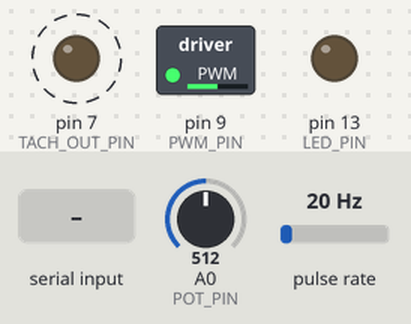
This sketch was run on a simulated Arduino Uno, built with avr-gcc and run on an emulated ATmega328P. Shown: switched loads named in the sketch (green lamp = pin HIGH), output pins drawn as LEDs (lit = HIGH). Wiring (inferred from the names in the program): pulse sensor: data pin 2. Dashed ring = blinking. Inputs (shaded band) come from the test bench; at power-on: pulse rate 20 Hz, A0 (POT_PIN) = 512. What the sketch prints to the serial monitor is not drawn.

Above: at 1.2 s.
1.3 s: pulse rate (sensor on pin 2) set to 196 Hz
At 1.91 s:
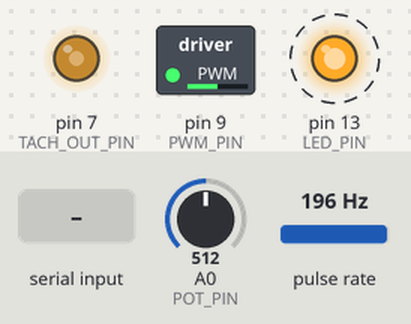
4.3 s: A0 (POT_PIN) set to 245
At 6.4 s:
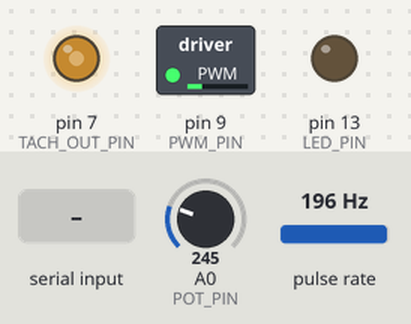
7.3 s: "PWM:\n" received over Serial
At 8.5 s:
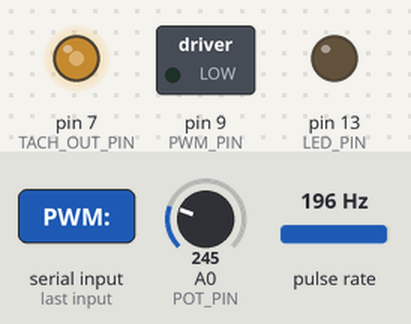
8.8 s: pulse rate (sensor on pin 2) set to 4 Hz
11.8 s: A0 (POT_PIN) set to 1023
At 12.64 s:
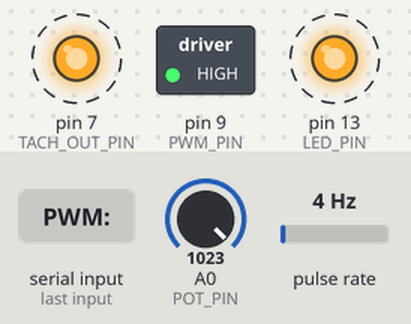
14.8 s: pulse rate (sensor on pin 2) set to 50 Hz
Timing chart, 0 to 18.8 s (numbered marks = the images above; inputs shaded):
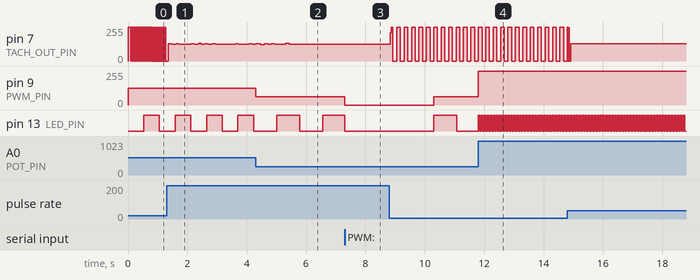

Measured:
- after the input at 4.3 s, pin 9 (PWM_PIN): 127/255 → 61/255 at once
- after the input at 7.3 s, pin 9 (PWM_PIN): 61/255 → 0/255 at once; pin 13 (LED_PIN): goes on until 7.3 s, then stays LOW
- after the input at 11.8 s, pin 9 (PWM_PIN): 61/255 → 255/255 at once; pin 13 (LED_PIN): alternates HIGH for 0.05 s and LOW for 0.05 s, starting at once

The sketch:

main.ino
```cpp
// ===== Pin definitions =====
const int PWM_PIN = 9;         // PWM output for motor speed control
const int LED_PIN = 13;        // Built-in LED for status
const int POT_PIN = A0;        // Potentiometer analog input (sensitivity in PC mode, PWM in manual)
const int TACH_IN_PIN = 2;     // Tachometer input from fan (must support interrupts)
const int TACH_OUT_PIN = 7;    // Tachometer output to laptop (add 1kOhm series resistor)

// ===== Mode and state variables =====
bool pcConnected = false;              // true = receiving valid PWM commands from PC
unsigned long lastPcCommand = 0;       // timestamp of last valid PC command
const unsigned long PC_TIMEOUT_MS = 3000; // fallback to manual after 3s without PC command

int currentPWMValue = 0;       // tracks the actual PWM output (0-255)
int potSensitivity = 128;      // last read pot value mapped to 0-255 (used in PC mode)

// ===== Blinking control =====
unsigned long previousMillis = 0;
bool ledState = LOW;
unsigned long blinkInterval = 0;

// ===== Look-up tables for original blink style =====
const unsigned long blinkIntervals[5] = {0, 1000, 500, 250, 100};

// ===== Potentiometer smoothing =====
const int POT_DEADBAND = 2;

// ===== RPM Measurement Variables =====
volatile unsigned long pulseCount = 0;
unsigned long lastRPMUpdate = 0;
const unsigned long RPM_UPDATE_INTERVAL = 500;
int currentRPM = 0;
const int PULSES_PER_REVOLUTION = 2;

// ===== Serial send interval =====
unsigned long lastSerialSend = 0;
const unsigned long SERIAL_SEND_INTERVAL = 300; // send pot/rpm to PC every 300ms

// ===== Serial line parser =====
char inputBuf[16];
int inputIdx = 0;

// ===== Function prototypes =====
void applyContinuousPWM(int pwmValue);
void readPotAndApply();
void updateRPM();
void sendSerialData();
void parseSerialLine();

// ===== Interrupt Service Routine (ISR) =====
void countPulse() {
  pulseCount++;
}

void setup() {
  Serial.begin(9600);

  pinMode(PWM_PIN, OUTPUT);
  pinMode(LED_PIN, OUTPUT);
  pinMode(TACH_IN_PIN, INPUT_PULLUP);
  pinMode(TACH_OUT_PIN, OUTPUT);
  digitalWrite(TACH_OUT_PIN, HIGH);

  attachInterrupt(digitalPinToInterrupt(TACH_IN_PIN), countPulse, FALLING);

  // Start with pot-manual mode (safe: fan will run based on pot position)
  pcConnected = false;
  readPotAndApplyManual();

  Serial.println("=== JetFan v2 — Dual Mode (PC / Manual) ===");
  Serial.println("Mode: MANUAL (waiting for PC)");
  Serial.println("Protocol: PC sends PWM:xxx\\n, Arduino sends SENS:xxx\\n and RPM:xxx\\n");
}

void loop() {
  // ----- 1. Read serial commands from PC -----
  while (Serial.available() > 0) {
    char c = Serial.read();

    if (c == '\n') {
      inputBuf[inputIdx] = '\0';
      parseSerialLine();
      inputIdx = 0;
    } else if (inputIdx < (int)(sizeof(inputBuf) - 1)) {
      inputBuf[inputIdx++] = c;
    } else {
      // buffer full, discard partial line
      inputIdx = 0;
    }
  }

  // ----- 2. Check PC timeout -----
  if (pcConnected) {
    if (millis() - lastPcCommand >= PC_TIMEOUT_MS) {
      pcConnected = false;
      readPotAndApplyManual();
      Serial.println("MODE:MANUAL (PC timeout)");
    }
  }

  // ----- 3. Read pot and apply based on mode -----
  if (pcConnected) {
    // PC mode: read pot as sensitivity (0-255), send to PC
    int raw = analogRead(POT_PIN);
    int newSens = map(raw, 0, 1023, 0, 255);
    if (abs(newSens - potSensitivity) > POT_DEADBAND) {
      potSensitivity = newSens;
    }
  } else {
    // Manual mode: pot directly controls PWM
    readPotAndApplyManual();
  }

  // ----- 4. Blink LED according to current PWM -----
  if (currentPWMValue == 0) {
    digitalWrite(LED_PIN, LOW);
    ledState = LOW;
  } else {
    unsigned long currentMillis = millis();
    if (currentMillis - previousMillis >= blinkInterval) {
      previousMillis = currentMillis;
      ledState = !ledState;
      digitalWrite(LED_PIN, ledState);
    }
  }

  // ----- 5. Replicate tach signal to laptop -----
  bool tachState = digitalRead(TACH_IN_PIN);
  digitalWrite(TACH_OUT_PIN, tachState);

  // ----- 6. Update RPM and send serial data -----
  updateRPM();
  if (pcConnected) {
    sendSerialData();
  }
}

// ===== Parse a complete line from PC =====
void parseSerialLine() {
  // Expected format: "PWM:xxx" where xxx is 0-255
  if (strncmp(inputBuf, "PWM:", 4) == 0) {
    int val = atoi(inputBuf + 4);
    if (val >= 0 && val <= 255) {
      if (!pcConnected) {
        pcConnected = true;
        Serial.println("MODE:AUTO (PC connected)");
        // Read initial pot value as sensitivity
        potSensitivity = map(analogRead(POT_PIN), 0, 1023, 0, 255);
      }
      lastPcCommand = millis();
      applyContinuousPWM(val);
    }
  }
  // Other command formats can be added here in the future
}

// ===== Apply PWM value (0-255) =====
void applyContinuousPWM(int pwmValue) {
  pwmValue = constrain(pwmValue, 0, 255);
  currentPWMValue = pwmValue;
  analogWrite(PWM_PIN, pwmValue);
  blinkInterval = mapPWMtoBlinkInterval(pwmValue);
}

// ===== Manual mode: read pot and set PWM directly =====
void readPotAndApplyManual() {
  int raw = analogRead(POT_PIN);
  int newPWM = map(raw, 0, 1023, 0, 255);
  if (abs(newPWM - currentPWMValue) > POT_DEADBAND) {
    applyContinuousPWM(newPWM);
  }
}

// ===== Send pot sensitivity and RPM to PC =====
void sendSerialData() {
  unsigned long now = millis();
  if (now - lastSerialSend >= SERIAL_SEND_INTERVAL) {
    lastSerialSend = now;
    Serial.print("SENS:");
    Serial.println(potSensitivity);
    if (currentRPM > 0) {
      Serial.print("RPM:");
      Serial.println(currentRPM);
    }
  }
}

// ===== Calculate RPM from tachometer pulses =====
void updateRPM() {
  unsigned long currentMillis = millis();
  if (currentMillis - lastRPMUpdate >= RPM_UPDATE_INTERVAL) {
    noInterrupts();
    unsigned long count = pulseCount;
    pulseCount = 0;
    interrupts();

    if (count > 0) {
      currentRPM = (count * 60000) / (PULSES_PER_REVOLUTION * RPM_UPDATE_INTERVAL);
    } else {
      currentRPM = 0;
    }

    lastRPMUpdate = currentMillis;
  }
}

// ===== Map PWM (0-255) to blink half-period in ms =====
unsigned long mapPWMtoBlinkInterval(int pwm) {
  if (pwm == 0) return 0;
  long mapped = map(pwm, 1, 255, 1000, 50);
  return constrain(mapped, 50, 1000);
}
```
